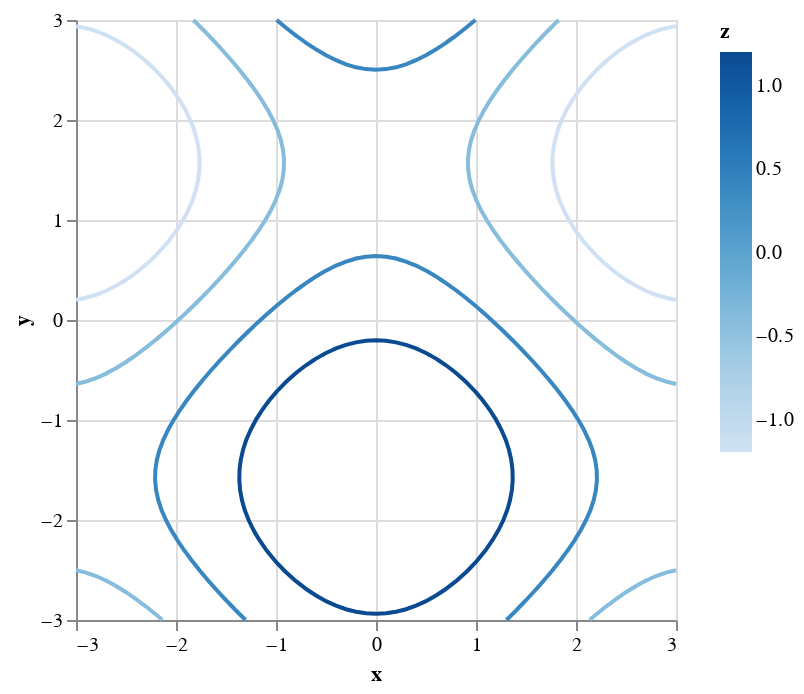

The notebook cell saved with this chart:
### Code cell
f(x,y) = cos(x) - sin(y)
lim = 3
y = -lim:0.1:lim
x = -lim:0.1:lim
p = QuickVega.contourplot(f,x,y,4)

### Figure 1 — Vega-Lite specification as saved in the notebook (floating-point values rounded to 4 significant figures; data arrays with more than 128 entries replaced by an {"elided": "..."} marker saying what was removed)
{"data": {"values": {"elided": "543 records"}}, "encoding": {"color": {"field": "z", "type": "quantitative"}, "detail": {"field": "group", "type": "quantitative"}, "order": {"field": "row", "type": "quantitative"}, "x": {"field": "x", "type": "quantitative"}, "y": {"field": "y", "type": "quantitative"}}, "mark": "line"}
